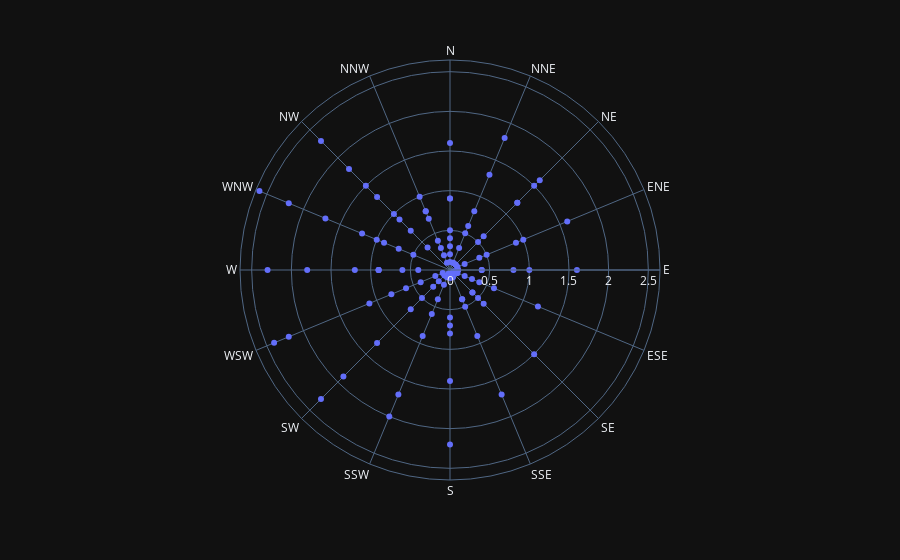

Notebook cell for this chart:
### Markdown cell above
### Using Plotly

### Code cell
import plotly.express as px
df = px.data.wind()
fig = px.scatter_polar(df, r="frequency", theta="direction", template="plotly_dark")
fig.show()

### Figure 1 — Plotly figure (JSON) as saved in the notebook; plotly's stock layout.template omitted (floating-point values rounded to 4 significant figures)
{"data": [{"hovertemplate": "frequency=%{r}<br>direction=%{theta}<extra></extra>", "legendgroup": "", "marker": {"color": "#636efa", "symbol": "circle"}, "mode": "markers", "name": "", "r": [0.5, 0.6, 0.5, 0.4, 0.4, 0.3, 0.4, 0.4, 0.6, 0.4, 0.5, 0.6, 0.6, 0.5, 0.4, 0.1, 1.6, 1.8, 1.5, 1.6, 1.6, 1.2, 1.5, 1.7, 2.2, 2, 2.3, 2.4, 2.3, 2.6, 2.3, 0.8, 0.9, 1.3, 1.6, 0.9, 1, 0.6, 0.6, 0.9, 1.4, 1.7, 1.9, 2.2, 1.8, 1.7, 1.8, 0.8, 0.9, 0.8, 1.2, 1, 0.8, 0.4, 0.5, 0.5, 0.8, 0.9, 1.3, 1.1, 1.2, 1.2, 1.3, 1, 0.4, 0.5, 1.2, 0.5, 0.4, 0.2, 0.4, 0.4, 0.7, 0.6, 0.7, 0.8, 0.9, 1, 1, 0.7, 0.3, 0.3, 0.6, 0.2, 0.1, 0.1, 0.05, 0.1, 0.1, 0.2, 0.3, 0.4, 0.9, 0.9, 0.9, 0.3, 0.2, 0.1, 0.1, 0.1, 0.1, 0.1, 0.05, 0.05, 0.1, 0.05, 0.2, 0.2, 0.4, 0.7, 0.7, 0.4, 0.1, 0.1, 0.1, 0.1, 0.1, 0.05, 0.05, 0.05, 0.05, 0.1, 0.1, 0.1, 0.9, 2.2, 1.5, 0.2], "showlegend": false, "subplot": "polar", "theta": ["N", "NNE", "NE", "ENE", "E", "ESE", "SE", "SSE", "S", "SSW", "SW", "WSW", "W", "WNW", "NW", "NNW", "N", "NNE", "NE", "ENE", "E", "ESE", "SE", "SSE", "S", "SSW", "SW", "WSW", "W", "WNW", "NW", "NNW", "N", "NNE", "NE", "ENE", "E", "ESE", "SE", "SSE", "S", "SSW", "SW", "WSW", "W", "WNW", "NW", "NNW", "N", "NNE", "NE", "ENE", "E", "ESE", "SE", "SSE", "S", "SSW", "SW", "WSW", "W", "WNW", "NW", "NNW", "N", "NNE", "NE", "ENE", "E", "ESE", "SE", "SSE", "S", "SSW", "SW", "WSW", "W", "WNW", "NW", "NNW", "N", "NNE", "NE", "ENE", "E", "ESE", "SE", "SSE", "S", "SSW", "SW", "WSW", "W", "WNW", "NW", "NNW", "N", "NNE", "NE", "ENE", "E", "ESE", "SE", "SSE", "S", "SSW", "SW", "WSW", "W", "WNW", "NW", "NNW", "N", "NNE", "NE", "ENE", "E", "ESE", "SE", "SSE", "S", "SSW", "SW", "WSW", "W", "WNW", "NW", "NNW"], "type": "scatterpolar"}], "layout": {"legend": {"tracegroupgap": 0}, "margin": {"t": 60}, "polar": {"angularaxis": {"direction": "clockwise", "rotation": 90}, "domain": {"x": [0, 1], "y": [0, 1]}}}}
